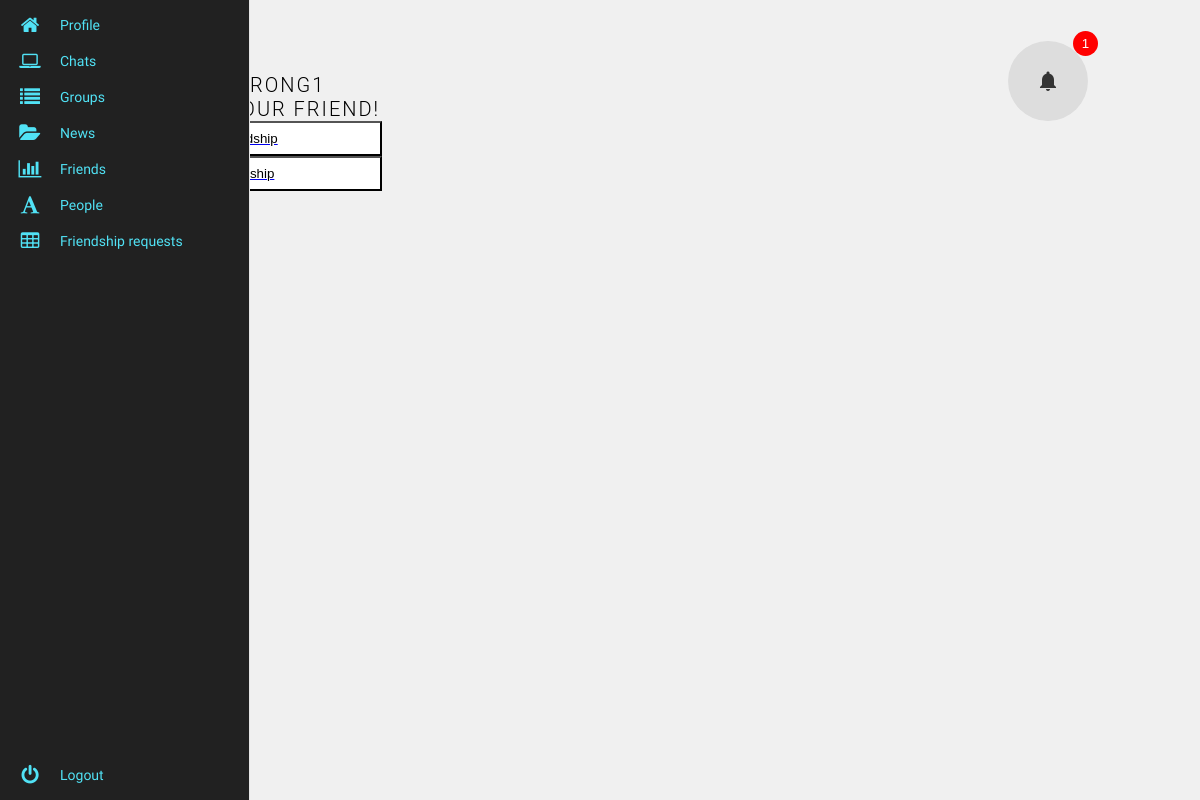
The app's page /friendship/friendship_requests/ (signed in), older data.
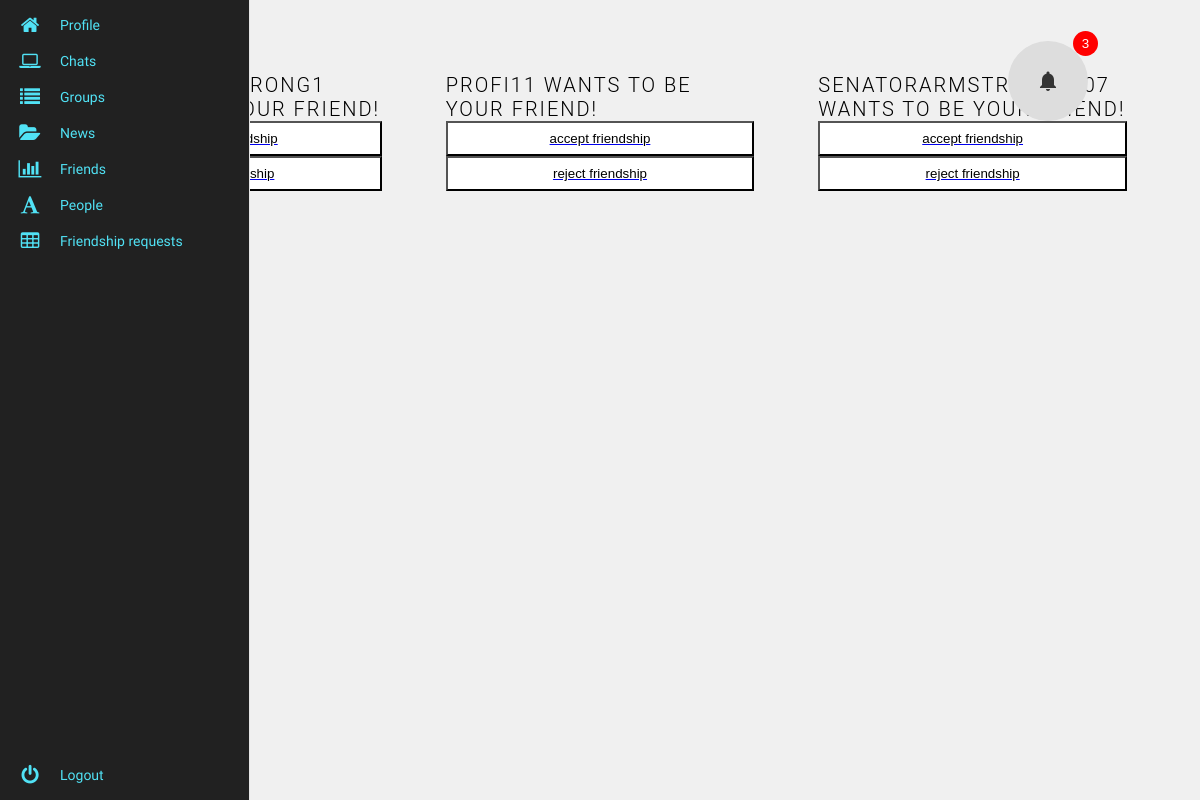
The same page, newer data.
### friendship/models.py (models this page shows, shortened)
class Friendship(models.Model):
    from_user = models.ForeignKey(Person, on_delete=models.CASCADE, verbose_name='Sender',
                                     related_name='from_one_user')
    to_user = models.ForeignKey(Person, on_delete=models.CASCADE, verbose_name='Receiver',
                                   related_name='to_another_user')
    time_created = models.DateTimeField(auto_now_add=True, verbose_name='Created at')
    def __str__(self):
        return f"{self.from_user} wants to be your friend!"

### user/models.py (models this page shows)
class Person(AbstractUser):
    photo = models.ImageField(blank=True, upload_to='users/users_main_photos/',
                              default='users/users_main_photos/default.jpg')
    friends = models.ManyToManyField('self', blank=True, verbose_name='friends', related_name='fr', symmetrical=False)
    bio = models.TextField(max_length=200, default='Not stated', blank=True)
    status = models.CharField(max_length=20, blank=True, null=True)
    objects = UserManager()
    def profile_link(self):
        return reverse('user_profile', kwargs={'id': self.id})

### friendship/views.py (the view)
# urls.py: path('friendship_requests/', show_friendship_requests, name='friendship_requests'),
@login_required
def show_friendship_requests(request):
    user = request.user
    for_me = user.to_another_user.all()
    return render(request, 'users_list/friend_requests.html', {'requests': for_me})

### notifications/templatetags/notifications_tags.py (called while the page is built)
@register.simple_tag()
def get_last_notifications(request):
    objects = list(request.user.notifications.all())[-3:]
    context = {'objects': objects, 'count': len(objects)}
    return context

### templates/users_list/friend_requests.html (shortened to what this page needs)
<!DOCTYPE html>
{% load static %}
<html lang="en">
<head>
    <link rel="stylesheet" href="{% static 'all_users.css' %}">
    <link rel="stylesheet" href="{% static 'sidebar.css' %}">
</head>
<body>
{% include 'interface/notifications.html' %}
{% include 'interface/sidebar.html' %}
<ul class="cards">
    {% for req in requests %}
    <li class="cards__item">
        <div class="card__content">
            <div class="card__title">{{req}}</div>
             <a href="{% url 'friendship_accept' id=req.from_user.id %}">
                <button type="button" class="btn btn--block card__btn">Accept friendship</button>
            </a>
            <a href="{% url 'friendship_reject' id=req.from_user.id %}">
                <button type="button" class="btn btn--block card__btn">Reject friendship</button>
            </a>
        </div>
    </li>
{% endfor %}
</ul>
</body>

### templates/interface/notifications.html (shortened to what this page needs)
<!DOCTYPE html>
<html lang="en">
{% load static %}
{% load notifications_tags %}
<head>
  <link rel="stylesheet" href="{% static 'alerts.css' %}">
</head>
<body>
{% get_last_notifications request as last_alerts %}
<div class="dropdown">
    <button type="button" class="icon-button">
    <span class="material-icons">notifications</span>
    <span class="icon-button__badge">{{last_alerts.count}}</span>
</div>
</body>
</html>

### templates/interface/sidebar.html (shortened to what this page needs)
<nav class="main-menu">
    <ul>
        <li>
            <a href="{{ request.user.profile_link }}">
                <i class="fa fa-home fa-2x"></i>
            </a>
        </li>
        <li class="has-subnav">
            <a href="{% url 'chats' %}">
                <i class="fa fa-laptop fa-2x"></i>
            </a>
        </li>
        <li class="has-subnav">
            <a href="#">
                <i class="fa fa-list fa-2x"></i>
            </a>
        </li>
        <li class="has-subnav">
            <a href="{% url 'news' %}">
                <i class="fa fa-folder-open fa-2x"></i>
            </a>
        </li>
        <li>
            <a href="{% url 'user_friends' id=request.user.id %}">
                <i class="fa fa-bar-chart-o fa-2x"></i>
            </a>
        </li>
        <li>
            <a href="{% url 'all_users' %}">
                <i class="fa fa-font fa-2x"></i>
            </a>
        </li>
        <li>
            <a href="{% url 'friendship_requests' %}">
                <i class="fa fa-table fa-2x"></i>
            </a>
        </li>
    </ul>
    <ul class="logout">
        <li>
            <a href="{% url 'logout' %}">
                <i class="fa fa-power-off fa-2x"></i>
            </a>
        </li>
    </ul>
</nav>

### static/all_users.css (style rules this page uses)
*, *::before, *::after { box-sizing: border-box; }
html { background-color: #f0f0f0; }
body { color: @gray; font-family: 'Roboto','Helvetica Neue', Helvetica, Arial, sans-serif; font-style: normal; font-weight: 400; letter-spacing: 0; padding: 1rem; text-rendering: optimizeLegibility; -webkit-font-smoothing: antialiased; -moz-osx-font-smoothing: grayscale; -moz-font-feature-settings: "liga" on; }
.btn { background-color: white; border: 1px solid @gray-light; //border-radius: 1rem; color: @gray-dark; padding: 0.5rem; text-transform: lowercase; }
.btn--block { display: block; width: 100%; }
.cards { display: flex; flex-wrap: wrap; list-style: none; margin: 0; padding: 0; }
.card__content { display: flex; flex: 1 1 auto; flex-direction: column; padding: 1rem; }
.card__title { color: @grey-dark; font-size: 1.25rem; font-weight: 300; letter-spacing: 2px; text-transform: uppercase; }

### static/sidebar.css (style rules this page uses)
.fa-2x { font-size: 2em; }
.fa { position: relative; display: table-cell; width: 60px; height: 36px; text-align: center; vertical-align: middle; font-size: 20px; }
.main-menu { background: #212121; border-right: 1px solid #e5e5e5; position: absolute; top: 0; bottom: 0; height: 100%; left: 0; width: 60px; overflow: hidden; -webkit-transition: width .05s linear; transition: width .05s linear; -webkit-transform: translateZ(0) scale(1, 1); z-index: 1000; }
.main-menu > ul { margin: 7px 0; }
.main-menu li { position: relative; display: block; width: 250px; }
.main-menu li > a { position: relative; display: table; border-collapse: collapse; border-spacing: 0; color: #51e2f5; font-family: arial; font-size: 14px; text-decoration: none; -webkit-transform: translateZ(0) scale(1, 1); -webkit-transition: all .1s linear; transition: all .1s linear; }
.main-menu > ul.logout { position: absolute; left: 0; bottom: 0; }
nav { -webkit-user-select: none; -moz-user-select: none; -ms-user-select: none; -o-user-select: none; user-select: none; }
nav ul, nav li { outline: 0; margin: 0; padding: 0; }

### static/alerts.css (style rules this page uses)
body { margin: 25px; }
.icon-button { position: relative; display: flex; align-items: center; justify-content: center; width: 80px; height: 80px; color: #333333; background: #dddddd; border: none; outline: none; border-radius: 50%; right: 100px; }
.icon-button__badge { position: absolute; top: -10px; right: -10px; width: 25px; height: 25px; background: red; color: #ffffff; display: flex; justify-content: center; align-items: center; border-radius: 50%; }
.dropdown { display: inline-block; position: absolute; right:1%; }

Row changes from the older to the newer data that the page shows:
added Friendship: from_user.username "PROFI11 WANTS TO BE YOUR FRIEND!"
added Friendship: from_user.username "SENATORARMSTRONG2007 WANTS TO BE YOUR FRIEND!"
Text that changed along with them:
{{ last_alerts.count }}: "1" → "3"
